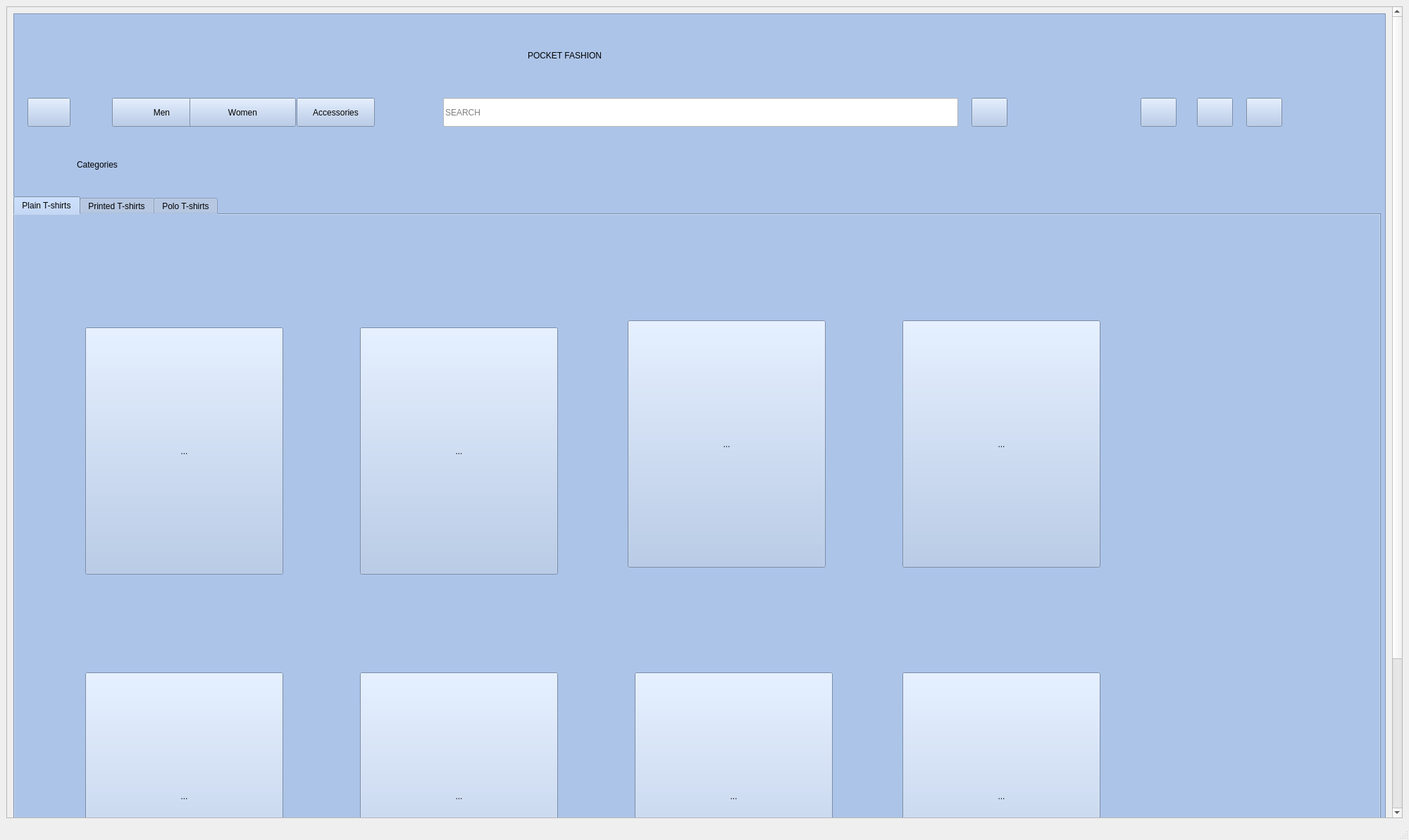
<?xml version="1.0" encoding="UTF-8"?>
<ui version="4.0">
 <class>MainWindow</class>
 <widget class="QMainWindow" name="MainWindow">
  <property name="geometry">
   <rect>
    <x>0</x>
    <y>0</y>
    <width>2000</width>
    <height>1193</height>
   </rect>
  </property>
  <property name="minimumSize">
   <size>
    <width>0</width>
    <height>0</height>
   </size>
  </property>
  <property name="windowTitle">
   <string>MainWindow</string>
  </property>
  <widget class="QWidget" name="centralwidget">
   <layout class="QHBoxLayout" name="horizontalLayout">
    <item>
     <widget class="QScrollArea" name="scrollArea">
      <property name="widgetResizable">
       <bool>true</bool>
      </property>
      <widget class="QWidget" name="scrollAreaWidgetContents">
       <property name="geometry">
        <rect>
         <x>0</x>
         <y>0</y>
         <width>1959</width>
         <height>1418</height>
        </rect>
       </property>
       <layout class="QHBoxLayout" name="horizontalLayout_2">
        <item>
         <widget class="QFrame" name="frame">
          <property name="minimumSize">
           <size>
            <width>0</width>
            <height>1400</height>
           </size>
          </property>
          <property name="styleSheet">
           <string notr="true">background-color: rgb(172, 196, 232);</string>
          </property>
          <property name="frameShape">
           <enum>QFrame::StyledPanel</enum>
          </property>
          <property name="frameShadow">
           <enum>QFrame::Raised</enum>
          </property>
          <widget class="QLabel" name="label">
           <property name="geometry">
            <rect>
             <x>730</x>
             <y>30</y>
             <width>441</width>
             <height>61</height>
            </rect>
           </property>
           <property name="styleSheet">
            <string notr="true">font: 75 32pt &quot;Times New Roman&quot;;</string>
           </property>
           <property name="text">
            <string>&lt;html&gt;&lt;head/&gt;&lt;body&gt;&lt;p&gt;POCKET FASHION&lt;/p&gt;&lt;/body&gt;&lt;/html&gt;</string>
           </property>
          </widget>
          <widget class="QLineEdit" name="lineEdit">
           <property name="geometry">
            <rect>
             <x>610</x>
             <y>120</y>
             <width>731</width>
             <height>41</height>
            </rect>
           </property>
           <property name="styleSheet">
            <string notr="true">background-color: rgb(255, 255, 255);</string>
           </property>
           <property name="placeholderText">
            <string>SEARCH</string>
           </property>
          </widget>
          <widget class="QLabel" name="label_2">
           <property name="geometry">
            <rect>
             <x>90</x>
             <y>180</y>
             <width>151</width>
             <height>71</height>
            </rect>
           </property>
           <property name="styleSheet">
            <string notr="true">font: 26pt &quot;Gabriola&quot;;</string>
           </property>
           <property name="text">
            <string>&lt;html&gt;&lt;head/&gt;&lt;body&gt;&lt;p&gt;Categories&lt;/p&gt;&lt;/body&gt;&lt;/html&gt;</string>
           </property>
          </widget>
          <widget class="QLabel" name="label_10">
           <property name="geometry">
            <rect>
             <x>10</x>
             <y>10</y>
             <width>111</width>
             <height>91</height>
            </rect>
           </property>
           <property name="text">
            <string/>
           </property>
           <property name="pixmap">
            <pixmap>../../../Downloads/pf.png</pixmap>
           </property>
          </widget>
          <widget class="QPushButton" name="pushButton_10">
           <property name="geometry">
            <rect>
             <x>1360</x>
             <y>120</y>
             <width>51</width>
             <height>41</height>
            </rect>
           </property>
           <property name="text">
            <string/>
           </property>
           <property name="icon">
            <iconset>
             <normaloff>../../../Downloads/feather (1)/search.svg</normaloff>../../../Downloads/feather (1)/search.svg</iconset>
           </property>
           <property name="iconSize">
            <size>
             <width>32</width>
             <height>32</height>
            </size>
           </property>
          </widget>
          <widget class="QPushButton" name="pushButton_5">
           <property name="geometry">
            <rect>
             <x>1600</x>
             <y>120</y>
             <width>51</width>
             <height>41</height>
            </rect>
           </property>
           <property name="text">
            <string/>
           </property>
           <property name="icon">
            <iconset>
             <normaloff>../../../Downloads/feather (1)/heart.svg</normaloff>../../../Downloads/feather (1)/heart.svg</iconset>
           </property>
           <property name="iconSize">
            <size>
             <width>32</width>
             <height>32</height>
            </size>
           </property>
          </widget>
          <widget class="QPushButton" name="pushButton_6">
           <property name="geometry">
            <rect>
             <x>1680</x>
             <y>120</y>
             <width>51</width>
             <height>41</height>
            </rect>
           </property>
           <property name="text">
            <string/>
           </property>
           <property name="icon">
            <iconset>
             <normaloff>../../../Downloads/feather (1)/shopping-cart.svg</normaloff>../../../Downloads/feather (1)/shopping-cart.svg</iconset>
           </property>
           <property name="iconSize">
            <size>
             <width>32</width>
             <height>32</height>
            </size>
           </property>
          </widget>
          <widget class="QPushButton" name="login">
           <property name="geometry">
            <rect>
             <x>1750</x>
             <y>120</y>
             <width>51</width>
             <height>41</height>
            </rect>
           </property>
           <property name="text">
            <string/>
           </property>
           <property name="icon">
            <iconset>
             <normaloff>../../../Downloads/feather (1)/log-in.svg</normaloff>../../../Downloads/feather (1)/log-in.svg</iconset>
           </property>
           <property name="iconSize">
            <size>
             <width>32</width>
             <height>32</height>
            </size>
           </property>
          </widget>
          <widget class="QPushButton" name="men">
           <property name="geometry">
            <rect>
             <x>140</x>
             <y>120</y>
             <width>141</width>
             <height>41</height>
            </rect>
           </property>
           <property name="styleSheet">
            <string notr="true">font: 16pt &quot;Gabriola&quot;;</string>
           </property>
           <property name="text">
            <string>Men</string>
           </property>
          </widget>
          <widget class="QPushButton" name="women">
           <property name="geometry">
            <rect>
             <x>250</x>
             <y>120</y>
             <width>151</width>
             <height>41</height>
            </rect>
           </property>
           <property name="styleSheet">
            <string notr="true">font: 16pt &quot;Gabriola&quot;;</string>
           </property>
           <property name="text">
            <string>Women</string>
           </property>
          </widget>
          <widget class="QPushButton" name="accessories">
           <property name="geometry">
            <rect>
             <x>402</x>
             <y>120</y>
             <width>111</width>
             <height>41</height>
            </rect>
           </property>
           <property name="styleSheet">
            <string notr="true">font: 16pt &quot;Gabriola&quot;;</string>
           </property>
           <property name="text">
            <string>Accessories</string>
           </property>
          </widget>
          <widget class="QPushButton" name="back">
           <property name="geometry">
            <rect>
             <x>20</x>
             <y>120</y>
             <width>61</width>
             <height>41</height>
            </rect>
           </property>
           <property name="text">
            <string/>
           </property>
           <property name="icon">
            <iconset>
             <normaloff>../../../Downloads/feather (1)/chevron-left.svg</normaloff>../../../Downloads/feather (1)/chevron-left.svg</iconset>
           </property>
           <property name="iconSize">
            <size>
             <width>32</width>
             <height>32</height>
            </size>
           </property>
          </widget>
          <widget class="QTabWidget" name="tabWidget">
           <property name="geometry">
            <rect>
             <x>0</x>
             <y>260</y>
             <width>1941</width>
             <height>1161</height>
            </rect>
           </property>
           <property name="styleSheet">
            <string notr="true">font: 16pt &quot;Segoe Print&quot;;</string>
           </property>
           <property name="currentIndex">
            <number>0</number>
           </property>
           <widget class="QWidget" name="tab">
            <attribute name="title">
             <string>Plain T-shirts</string>
            </attribute>
            <widget class="QToolButton" name="plain1">
             <property name="geometry">
              <rect>
               <x>100</x>
               <y>160</y>
               <width>281</width>
               <height>351</height>
              </rect>
             </property>
             <property name="text">
              <string>...</string>
             </property>
            </widget>
            <widget class="QToolButton" name="plain2">
             <property name="geometry">
              <rect>
               <x>490</x>
               <y>160</y>
               <width>281</width>
               <height>351</height>
              </rect>
             </property>
             <property name="text">
              <string>...</string>
             </property>
            </widget>
            <widget class="QToolButton" name="plain3">
             <property name="geometry">
              <rect>
               <x>870</x>
               <y>150</y>
               <width>281</width>
               <height>351</height>
              </rect>
             </property>
             <property name="text">
              <string>...</string>
             </property>
            </widget>
            <widget class="QToolButton" name="plain4">
             <property name="geometry">
              <rect>
               <x>1260</x>
               <y>150</y>
               <width>281</width>
               <height>351</height>
              </rect>
             </property>
             <property name="text">
              <string>...</string>
             </property>
            </widget>
            <widget class="QToolButton" name="plain5">
             <property name="geometry">
              <rect>
               <x>100</x>
               <y>650</y>
               <width>281</width>
               <height>351</height>
              </rect>
             </property>
             <property name="text">
              <string>...</string>
             </property>
            </widget>
            <widget class="QToolButton" name="plain6">
             <property name="geometry">
              <rect>
               <x>490</x>
               <y>650</y>
               <width>281</width>
               <height>351</height>
              </rect>
             </property>
             <property name="text">
              <string>...</string>
             </property>
            </widget>
            <widget class="QToolButton" name="plain7">
             <property name="geometry">
              <rect>
               <x>880</x>
               <y>650</y>
               <width>281</width>
               <height>351</height>
              </rect>
             </property>
             <property name="text">
              <string>...</string>
             </property>
            </widget>
            <widget class="QToolButton" name="plain8">
             <property name="geometry">
              <rect>
               <x>1260</x>
               <y>650</y>
               <width>281</width>
               <height>351</height>
              </rect>
             </property>
             <property name="text">
              <string>...</string>
             </property>
            </widget>
           </widget>
           <widget class="QWidget" name="tab_2">
            <attribute name="title">
             <string>Printed T-shirts</string>
            </attribute>
            <widget class="QToolButton" name="printed1">
             <property name="geometry">
              <rect>
               <x>90</x>
               <y>100</y>
               <width>281</width>
               <height>351</height>
              </rect>
             </property>
             <property name="text">
              <string>...</string>
             </property>
            </widget>
            <widget class="QToolButton" name="printed2">
             <property name="geometry">
              <rect>
               <x>470</x>
               <y>100</y>
               <width>281</width>
               <height>351</height>
              </rect>
             </property>
             <property name="text">
              <string>...</string>
             </property>
            </widget>
            <widget class="QToolButton" name="printed4">
             <property name="geometry">
              <rect>
               <x>1240</x>
               <y>100</y>
               <width>281</width>
               <height>351</height>
              </rect>
             </property>
             <property name="text">
              <string>...</string>
             </property>
            </widget>
            <widget class="QToolButton" name="printed3">
             <property name="geometry">
              <rect>
               <x>840</x>
               <y>100</y>
               <width>281</width>
               <height>351</height>
              </rect>
             </property>
             <property name="text">
              <string>...</string>
             </property>
            </widget>
            <widget class="QToolButton" name="printed5">
             <property name="geometry">
              <rect>
               <x>90</x>
               <y>600</y>
               <width>281</width>
               <height>351</height>
              </rect>
             </property>
             <property name="text">
              <string>...</string>
             </property>
            </widget>
            <widget class="QToolButton" name="printed6">
             <property name="geometry">
              <rect>
               <x>470</x>
               <y>600</y>
               <width>281</width>
               <height>351</height>
              </rect>
             </property>
             <property name="text">
              <string>...</string>
             </property>
            </widget>
            <widget class="QToolButton" name="printed7">
             <property name="geometry">
              <rect>
               <x>850</x>
               <y>600</y>
               <width>281</width>
               <height>351</height>
              </rect>
             </property>
             <property name="text">
              <string>...</string>
             </property>
            </widget>
            <widget class="QToolButton" name="printed8">
             <property name="geometry">
              <rect>
               <x>1240</x>
               <y>600</y>
               <width>281</width>
               <height>351</height>
              </rect>
             </property>
             <property name="text">
              <string>...</string>
             </property>
            </widget>
           </widget>
           <widget class="QWidget" name="tab_3">
            <attribute name="title">
             <string>Polo T-shirts</string>
            </attribute>
            <widget class="QToolButton" name="polo1">
             <property name="geometry">
              <rect>
               <x>130</x>
               <y>100</y>
               <width>281</width>
               <height>351</height>
              </rect>
             </property>
             <property name="text">
              <string>...</string>
             </property>
            </widget>
            <widget class="QToolButton" name="polo2">
             <property name="geometry">
              <rect>
               <x>550</x>
               <y>100</y>
               <width>281</width>
               <height>351</height>
              </rect>
             </property>
             <property name="text">
              <string>...</string>
             </property>
            </widget>
           </widget>
          </widget>
         </widget>
        </item>
       </layout>
      </widget>
     </widget>
    </item>
   </layout>
  </widget>
  <widget class="QStatusBar" name="statusbar"/>
 </widget>
 <resources/>
 <connections/>
</ui>
